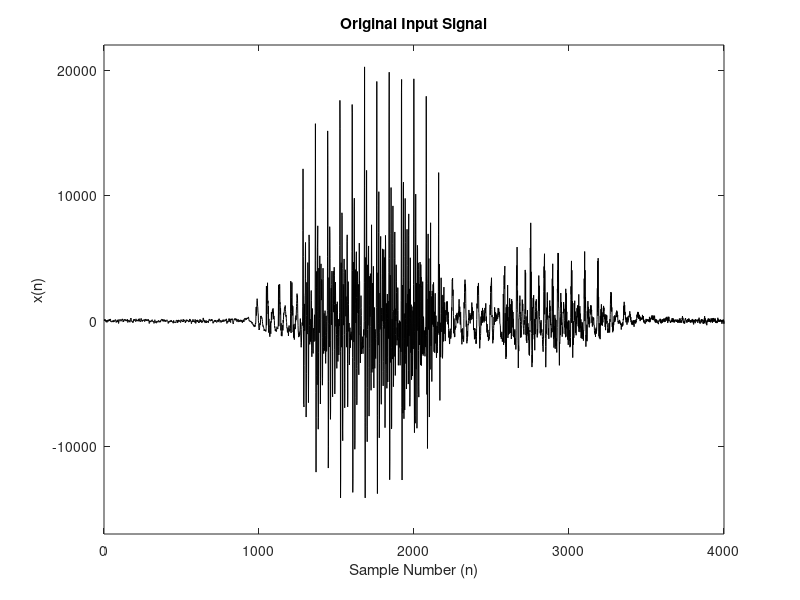
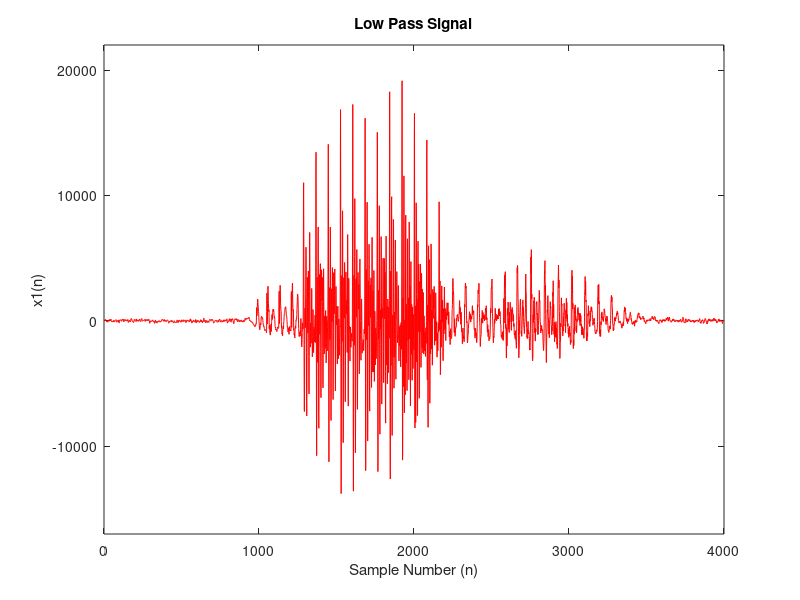
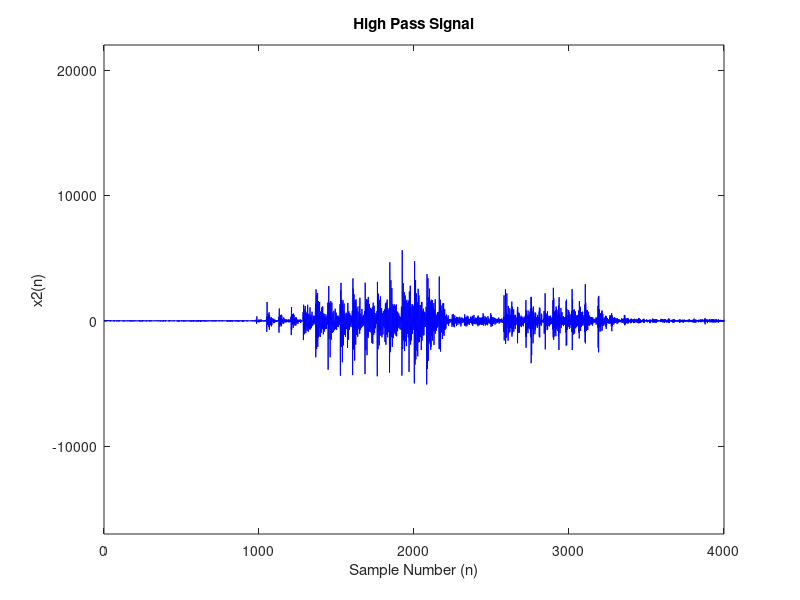
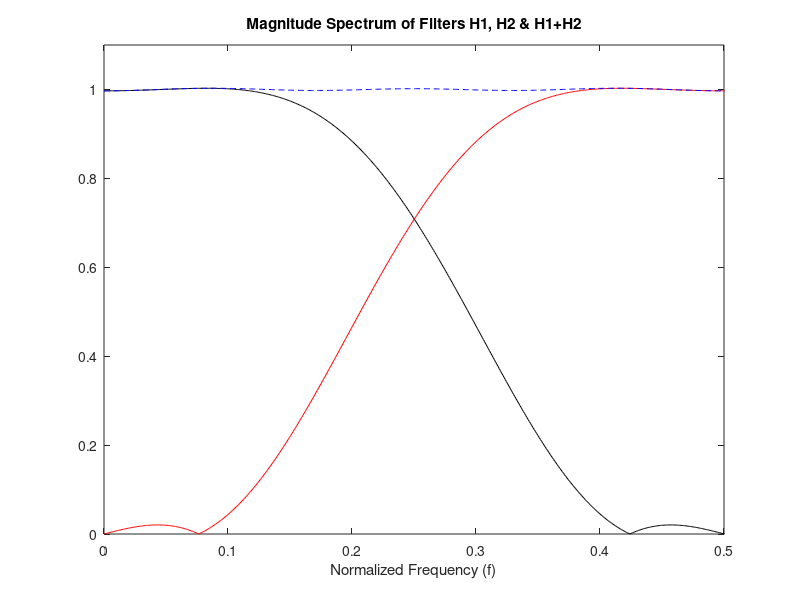

The MATLAB source for these figures, in order:
%% Prepare the Workspace
close all;
clear all;
clc;

% savePlots = true - To save the graphs to file, no viewing in matlab.
savePlots = false;

%% Load in Signal Samples
load money.dat;  % Headerless audio file saying "Money"
x = money';

%% Display the Original Signal
figure; plot(x, 'k');
title('Original Input Signal')
xlabel('Sample Number (n)');
ylabel('x(n)');
axis([0 length(x) -17000 22000]);
set(gcf,'units','normalized','outerposition',[0 0 1 1]);
if savePlots == true, saveas(gcf, '1 - Original Signal', 'png'), end

%% Display Impulse Response of H1
h1 = [0.0089874495 -0.0681367500 0.0669402090 0.4906729800 0.4906729800 0.0669402090 -0.0681367500 0.0089874495];

x1 = filter(h1, 1, x);
figure; plot(x1, 'r');
title('Low Pass Signal')
xlabel('Sample Number (n)');
ylabel('x1(n)');
axis([0 length(x) -17000 22000]);
set(gcf,'units','normalized','outerposition',[0 0 1 1]);
if savePlots == true, saveas(gcf, '2 - Low Passed Signal', 'png'), end

%% Display Impulse Response of H2
h2 = h1; for i=2:2:length(h1) h2(i) = h2(i)*-1; end
x2 = filter(h2, 1, x);
figure; plot(x2, 'b');
title('High Pass Signal')
xlabel('Sample Number (n)');
ylabel('x2(n)');
axis([0 length(x) -17000 22000]);
set(gcf,'units','normalized','outerposition',[0 0 1 1]);
if savePlots == true, saveas(gcf, '3 - High Passed Signal', 'png'), end

%% Display Low & High Pass Filters with Combined Gain
figure; plot(linspace(0,1,1024),(abs(fft(h1,1024))),'k');
hold on; plot(linspace(0,1,1024),(abs(fft(h2,1024))),'r');
hold on; plot(linspace(0,1,1024),(abs(fft(h1+h2,1024))),'b--');
title('Magnitude Spectrum of Filters H1, H2 & H1+H2')
xlabel('Normalized Frequency (f)');
axis([0 0.5 0 1.1]);
set(gcf,'units','normalized','outerposition',[0 0 1 1]);
if savePlots == true, saveas(gcf, '4 - H & L Filters Combined Gain', 'png'), end

%% Display the Combined Gain Error From Unity
figure; plot(linspace(0,1,1024), 20*log10(abs(abs(fft(h1,1024)+fft(h2,1024)))) ,'b');
title('Magnitude of Error dB of H1+H2')
xlabel('Normalized Frequency (f)');
ylabel('Error(f)');
axis([0 0.5 -0.03 0.03]);
grid on;
set(gcf,'units','normalized','outerposition',[0 0 1 1]);
if savePlots == true, saveas(gcf, '5 - H & L Filters Combined Error', 'png'), end

%% Create the reconstruction filters
k1 = h1.*2;   % Create Low-Pass Reconstruction Filter
k2 = h2.*-2;   % Create High-Pass Reconstruction Filter

%% Down-Sample 2
x3 = downsample(x1, 2, 0);
x4 = downsample(x2, 2, 0);

%% Initializing 
x1q = zeros(7, 2000);
x2q = zeros(7, 2000);
x3u = zeros(7, 4000);
x4u = zeros(7, 4000);
y1 = zeros(7, 4000);
y2 = zeros(7, 4000);
y = zeros(7, 4000);

%% Cycle Thru Number of Bits From 1-to-7
for b=1:7
    % Quantize
    q1(b) = ((max(x3)+10^-9)-min(x3))/(2^b);
    q2(b) = ((max(x4)+10^-9)-min(x4))/(2^(8-b));
    x1q(b, :) = min(x3) + floor((x3 - min(x3))/q1(b))*q1(b) + (q1(b)/2);
    x2q(b, :) = min(x4) + floor((x4 - min(x4))/q2(b))*q2(b) + (q2(b)/2);
    
    % Up-Sample 2
    x3u(b, :) = upsample(x1q(b, :), 2);
    x4u(b, :) = upsample(x2q(b, :), 2);

    % Reconstruction Filters
    y1(b, :) = filter(k1, 1, x3u(b, :));
    y2(b, :) = filter(k2, 1, x4u(b, :));
    
    % Add the two reconstructed signals together
    y(b, :) = y1(b, :) + y2(b, :);
    
    % Corrects the delay of e^-j*w*(M-1) introduced by the QMFs, this makes
    % for a realistic comparision between the input and output signal
    y(b, :) = y(b, [length(h1):end 1:length(h1)-1]);

    % SNR
    SNR(b) = 10 * log10( sum((x).^2) ./ sum((x-y(b, :)).^2) );
end

%% Display Quantization Plots
for b = 1:7
    figure;
    set(gcf,'units','normalized','outerposition',[0 0 1 1]);
    title('Quantization Bit Distribution - Low vs High ');
    subplot(2, 1, 1);
    plot(x1q(b, :), 'r');
    title( sprintf('Low Frequency - %d-bits', b) )
    subplot(2, 1, 2);
    plot(x2q(b, :), 'b');
    title( sprintf( 'High Frequency - %d-bits', (8-b) ) )
    if savePlots == true, saveas(gcf, sprintf( '%d - Quantization Distribution - L%d-H%d', 5+b, b, (8-b)), 'png'), end
end

%% Plot the reconstructed signal
figure; plot(x, 'r');
hold on; plot(y(5, :), 'b');
legend('Original Signal', 'Reconstructed Signal');
xlabel('Sample Number (n)');
ylabel('xhat(n)');
axis([0 length(x) -17000 22000]);
title('Original Signal vs. Reconstructed Signal');
set(gcf,'units','normalized','outerposition',[0 0 1 1]);
if savePlots == true, saveas(gcf, '13 - Reconstructed Signal', 'png'), end

%% Compare SNR with PCM
% Quantize the original signal using pcm quality
q3 = ((max(x)+10^-9)-min(x))/(2^4);
x3q = min(x) + floor((x - min(x))/q3)*q3 + (q3/2);
% Calculate the SNR of PCM quality signal
eq = x-x3q;
SNRpcm = 10*log10(sum(x.*x)/sum(eq.*eq));
% Plot the results
figure; plot(SNR,'r'); hold on; grid on;
line([1 7], [SNRpcm SNRpcm]);
legend('SNR for Sub-Band Coding', 'SNR For PCM');
xlabel('Number of Bits in Low-Pass Filter'); ylabel('SNR');
title('SNR for Each Number of Bits vs. 4 bit PCM');
set(gcf,'units','normalized','outerposition',[0 0 1 1]);
if savePlots == true, saveas(gcf, '14 - Bits 5L-3H SNR vs PCM', 'png'), end

%% Close down
if savePlots == true 
   close all;
end
clear all;
clc;
